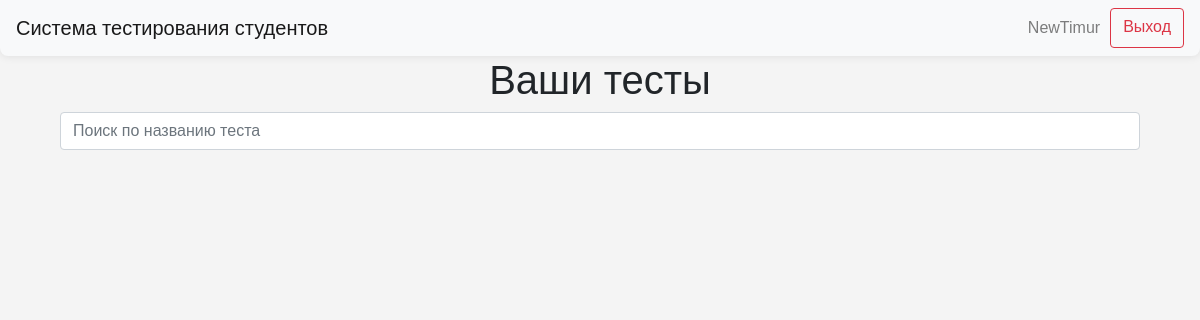
Page / (signed in) on the earlier database version.
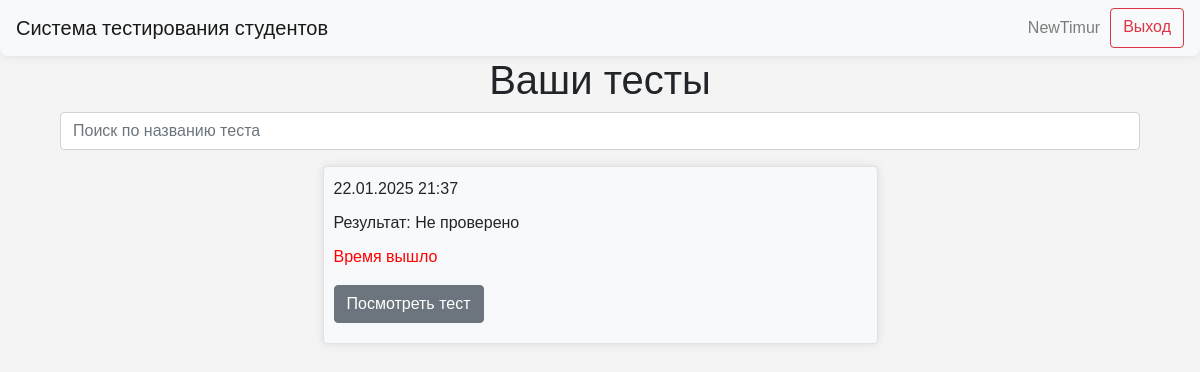
Same page on the later database version.
### data/users.py (models this page shows)
class User(SqlAlchemyBase, UserMixin, SerializerMixin):
    __tablename__ = "users"
    id = sqlalchemy.Column(
        sqlalchemy.Integer,
        primary_key=True,
        autoincrement=True,
    )
    name = sqlalchemy.Column(
        sqlalchemy.String,
        nullable=True,
    )
    group_id = sqlalchemy.Column(
        sqlalchemy.Integer,
        sqlalchemy.ForeignKey(
            "groups.id",
            ondelete="CASCADE",
        ),
        nullable=False,
    )
    date_of_birth = sqlalchemy.Column(
        sqlalchemy.Date,
        nullable=False,
    )
    user_level = sqlalchemy.Column(
        sqlalchemy.String,
        default="student",
    )

### data/blitz_tests.py (models this page shows)
class BlitzTest(SqlAlchemyBase, UserMixin, SerializerMixin):
    __tablename__ = "blitz_tests"
    id = sqlalchemy.Column(sqlalchemy.Integer,
                           primary_key=True, autoincrement=True)
    date = sqlalchemy.Column(sqlalchemy.DateTime, default=datetime.datetime.now)
    question_1 = sqlalchemy.Column(sqlalchemy.Integer, sqlalchemy.ForeignKey("questions.id"))
    question_2 = sqlalchemy.Column(sqlalchemy.Integer, sqlalchemy.ForeignKey("questions.id"))
    question_3 = sqlalchemy.Column(sqlalchemy.Integer, sqlalchemy.ForeignKey("questions.id"))
    question_4 = sqlalchemy.Column(sqlalchemy.Integer, sqlalchemy.ForeignKey("questions.id"))
    question_5 = sqlalchemy.Column(sqlalchemy.Integer, sqlalchemy.ForeignKey("questions.id"))
    answer_1 = sqlalchemy.Column(sqlalchemy.String, nullable=True)
    answer_2 = sqlalchemy.Column(sqlalchemy.String, nullable=True)
    answer_3 = sqlalchemy.Column(sqlalchemy.String, nullable=True)
    answer_4 = sqlalchemy.Column(sqlalchemy.String, nullable=True)
    answer_5 = sqlalchemy.Column(sqlalchemy.String, nullable=True)
    comment_1 = sqlalchemy.Column(sqlalchemy.String, nullable=True)
    comment_2 = sqlalchemy.Column(sqlalchemy.String, nullable=True)
    comment_3 = sqlalchemy.Column(sqlalchemy.String, nullable=True)
    comment_4 = sqlalchemy.Column(sqlalchemy.String, nullable=True)
    comment_5 = sqlalchemy.Column(sqlalchemy.String, nullable=True)
    result_answer_1 = sqlalchemy.Column(sqlalchemy.Boolean, nullable=True)
    result_answer_2 = sqlalchemy.Column(sqlalchemy.Boolean, nullable=True)
    result_answer_3 = sqlalchemy.Column(sqlalchemy.Boolean, nullable=True)
    result_answer_4 = sqlalchemy.Column(sqlalchemy.Boolean, nullable=True)
    result_answer_5 = sqlalchemy.Column(sqlalchemy.Boolean, nullable=True)
    student = sqlalchemy.Column(sqlalchemy.Integer, sqlalchemy.ForeignKey("users.id"))

### server.py (the view)
@app.route("/")
def select_group_for_view_tests():
    if not current_user.is_authenticated:
        return redirect("/authentication")
    if current_user.user_level == "student":
        db_sess = db_session.create_session()
        available_tests = db_sess.query(BlitzTest).filter(BlitzTest.student == current_user.id)
        date_time = datetime.datetime.now()
        results = []
        for test in available_tests:
            test_results = 0
            if test.result_answer_1 == 1:
                test_results += 1
            if test.result_answer_2 == 1:
                test_results += 1
            if test.result_answer_3 == 1:
                test_results += 1
            if test.result_answer_4 == 1:
                test_results += 1
            if test.result_answer_5 == 1:
                test_results += 1
            if None in [
                test.result_answer_1,
                test.result_answer_2,
                test.result_answer_3,
                test.result_answer_4,
                test.result_answer_5,
            ]:
                results.append("Не проверено")
            else:
                results.append(f"{test_results}/5")
        tests_and_results = zip(available_tests, results)
        return render_template("index.html", tests_and_results=tests_and_results, date_time=date_time, title="Главная")
    db_sess = db_session.create_session()
    groups = db_sess.query(Group).all()
    db_sess.close()
    return render_template("select_group_for_view_tests.html", groups=groups)

### data/db_session.py (called while the page is built)
def create_session() -> Session:
    global __factory
    return __factory()

### server.py (called while the page is built)
@login_manager.user_loader
def load_user(user_id):
    db_sess = db_session.create_session()
    return db_sess.query(User).get(user_id)

### templates/index.html (shortened to what this page needs)
{% extends "base.html" %}
{% block content %}
{% if current_user.user_level != 'admin' %}
<div class="container text-center">
    <h1>Ваши тесты</h1>
</div>
<div class="container">
    <input type="text" id="searchInput" class="form-control mb-3" placeholder="Поиск по названию теста">
</div>
{% for test, result in tests_and_results|reverse %}
<div class="col-md-6 border rounded mx-auto custom-div" style="margin-bottom: 20px; padding: 10px;">
    <p class="text-left" style="margin-bottom: 10px;">{{ test.date.strftime("%d.%m.%Y %H:%M") }}</p>
    {% if (date_time - test.date).total_seconds() > 300 %}
    <p class="text-left" style="margin-bottom: 10px;">Результат: {{ result }}</p>
    {% endif %}
    <div>
        {% if (date_time - test.date).total_seconds() > 300 %}
            <p style="color: red;">Время вышло</p>
            <a href="{{ url_for('test_result_view', test_id=test.id) }}">
                <button type="button" style="margin-bottom: 10px;" class="btn btn-secondary">Посмотреть тест</button>
            </a>
        {% else %}
            <a href="{{ url_for('start_test', test_id=test.id) }}">
                <button type="button" style="margin-bottom: 10px;" class="btn btn-primary">Решать тест</button>
            </a>
        {% endif %}
    </div>
</div>
{% endfor %}
{% endif %}
{% endblock %}

### templates/base.html (shortened to what this page needs)
<!doctype html>
<html lang="en">
<head>
    <link rel="stylesheet"
          href="https://stackpath.bootstrapcdn.com/bootstrap/4.4.1/css/bootstrap.min.css"
>
    <link rel="stylesheet" type="text/css" href="../static/css/style.css">
</head>
<body>
<header>
    <nav class="navbar navbar-light bg-light custom-navbar">
        <a class="navbar-brand" href="/">Система тестирования студентов</a>
        {% if current_user.is_authenticated %}
        <div class="d-flex flex-row-reverse">
            <a class="btn btn-outline-danger spaced-element" style="margin-left: 10px; text-align: center;"
               href="/logout">Выход</a>
            {% if current_user.user_level == 'admin' %}
            <a class="navbar-text" style="margin-left: 10px; text-align: center;">{{ current_user.name }}</a>
            <a class="navbar-text" style="margin-left: 10px; text-align: center;" href="/select_group_for_test">Выдать тест</a>
            <a class="navbar-text" style="margin-left: 10px; text-align: center;" href="/topics">Темы</a>
            <a class="navbar-text" style="margin-left: 10px; text-align: center;" href="/groups">Студенты</a>
            {% else %}
            <a class="navbar-text" style="margin-left: 10px; text-align: center;" href="{{ url_for('personal_cabinet', user_id=current_user.id) }}">{{ current_user.name }}</a>
            {% endif %}
        </div>
        {% endif %}
    </nav>
</header>
<main role="main" class="container">
    {% block content %}
    {% endblock %}
</main>
</body>
</html>

### static/css/style.css (style rules this page uses)
body { font-family: Arial, sans-serif; margin: 0; padding: 0; background-color: #f4f4f4; }
.custom-div { width: 80%; margin: 0 auto; padding: 20px; background-color: #f8f9fa; border-radius: 0 0 8px 8px; box-shadow: 0 0 10px rgba(0,0,0,0.1); }
.custom-navbar { margin: 0 auto; background-color: #f8f9fa; border-radius: 0 0 8px 8px; box-shadow: 0 0 10px rgba(0,0,0,0.1); }

Differences in the rows shown:
added BlitzTest: date "22.01.2025 21:37", result "Не проверено"
